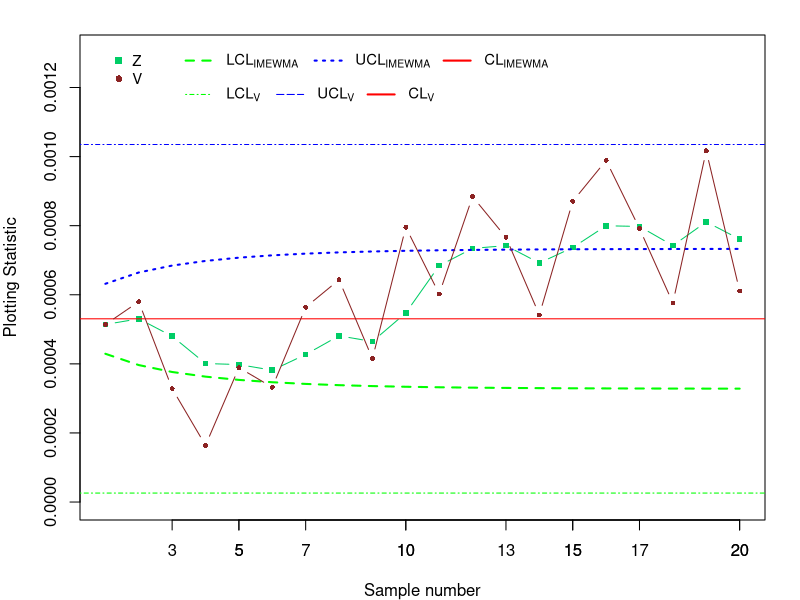

Reproduce this figure in R.
set.seed(254)
###Building control limits
n=6
t=1:20
lamda=0.25
L=3.031
x1=2/(3*n)
x2=lamda/(2-lamda)
x3=(1-(1-lamda)^t)
W1=1-(L*sqrt(x1*x2*x3))
W1

W2=1+(L*sqrt(x1*x2*x3))
W2
####constructing function to generate random numbers
N = 6 #The number of samples from the Inverse Maxwell distribution             
rIND=
  function (N, sigma){
    rand.samples = rep(NA,N)#Variable to store the samples from the IMD distribution
    for(i in 1:N){
      rand.samples[i] = 1/(sigma*sqrt(2*rgamma(1,3/2,1)))
    }
    rand.samples
  }

r<- matrix(, nrow = 6, ncol=20)
s=z=c()
lambda=0.25
for(i in 1:20){
  r[,i]<-rIND(N,0.02)
  s[i]<-((3*5)^-1)*sum(r[,i]^-2)
  w0<-mean(s)
  if(i==1){
    z[i] <- lambda*s[i]+(1-lambda)*w0
  }else {
    z[i] <- lambda*s[i]+(1-lambda)*z[i-1]
  }
}




#plotting statistic
ZIM1=z[1:10]
ZIM2=z[11:20]
ZIM=c(ZIM1,1.30*ZIM2)

#EWMA control limits

UCL=W2*w0
CL=w0
LCL=W1*w0

#EWMA control chart
par(mar=c(4,4,1.75,1.75))
xtick<-c(3,5,7,10,13,15,17,20)
plot(ZIM,type ="b", ylim=c(0,.0013),xlim=c(1,20),ylab = "Plotting Statistic",xlab = "Sample number",col="springgreen3",pch=15,cex=0.75)
abline(h =w0 , col = "red", lty = 1, lwd = 1)
lines(LCL,col="green",lwd=2,lty=2)
lines(UCL,col="blue",lwd=2,lty=3)
axis(side=1, at=xtick, labels = TRUE)
legend(1,0.00133,legend = c("Z",expression('V')),pch = c(15,16),bty = "n",cex = 0.9,col =c("springgreen3","brown4") )
legend(3,0.00133,
       c(expression('LCL'[IMEWMA]),
         expression('UCL'[IMEWMA]),
         expression('CL'[IMEWMA])),
       col = c("green","blue","red"),
       lwd = c(2,2,2),lty = c(2,3,1), bty = "n",horiz = T,cex = 0.9)

legend(3,0.001232,
       c(expression('LCL'['V']),
         expression('UCL'['V']),
         expression('CL'['V'])),
       col = c("green","blue","red"),
       lwd = c(1,1,2),lty = c(4,5,1), bty = "n",horiz = T,cex = 0.9)
####################
n=6
L1=2.8530
p1=2/(3*n)
W11=1-(L1*sqrt(p1))
W11

W22=1+(L1*sqrt(p1))
W22

LCL1=W11*w0
UCL1=W22*w0

sigma_s1=s[1:10]
sigma_s2=s[11:20]
sigma_s=c(sigma_s1,1.30*sigma_s2)

lines((sigma_s),type="b",lwd=1,lty=1,pch=16,col="brown4",cex=0.65)
abline(h=LCL1,col="green",lwd=1,lty=4,cex=0.75)
abline(h=UCL1,col="blue",lwd=1,lty=4,cex=0.75)






